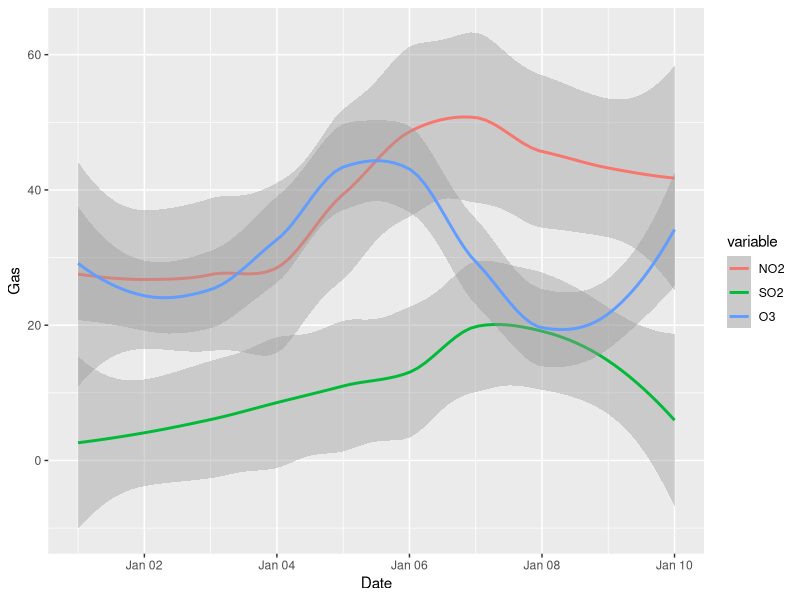

Write the R code that produced this figure.
# ggplot2_example_multiple_colums

library(reshape2)
library(ggplot2)

s <-
    "Date         NO2         SO2             O3
2004-01-01  24.49864    2.756818    30.17857
2004-01-02  33.40000    3.912609    22.45514
2004-01-03  27.55435    5.654783    24.33342
2004-01-04  24.87391    8.910000    30.64569
2004-01-05  41.96348    10.893478   44.92825
2004-01-06  48.80913    13.417391   44.91305
2004-01-07  49.10217    16.808696   28.34968
2004-01-08  49.14217    26.273913   16.61955
2004-01-09  34.52261    8.438261    17.80235
2004-01-10  45.33087    7.955217    36.34493
"

df <- read.delim(textConnection(s), sep="")
df$Date <- as.Date(df$Date, "%Y-%m-%d")

df <- melt(df, id.vars="Date")

ggplot(df, aes(Date, value, col=variable)) + 
    ylab("Gas") + 
    #geom_line() +
    stat_smooth(method = loess)
    
